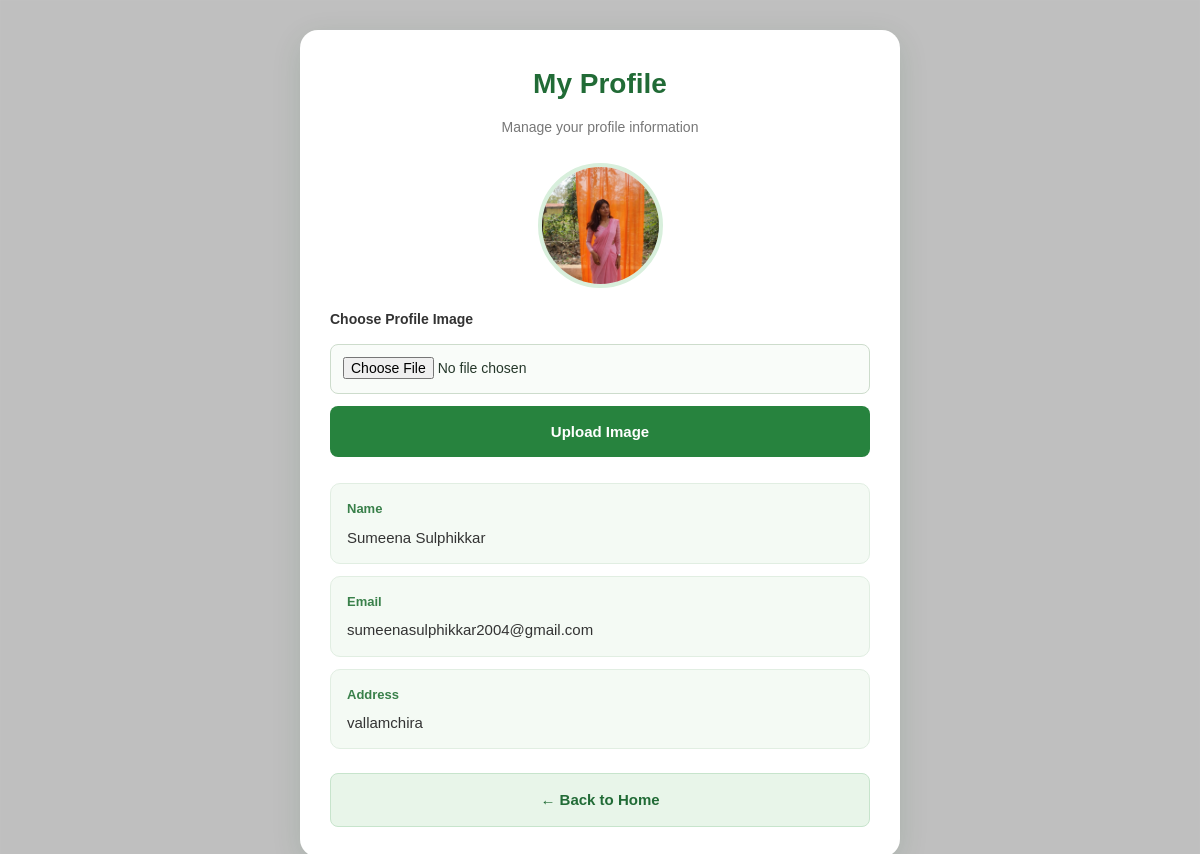
/profile/ (signed in), run on the app's committed database.
### plantnurseryapp/models.py (models this page shows, shortened)
class TBL_USER(models.Model):
    name = models.CharField(max_length=50, default='')
    email = models.CharField(max_length=50, default='')
    password = models.CharField(max_length=50, default='')
    user_role = models.CharField(max_length=50, default='')
    address = models.CharField(max_length=50, default='')
    image = models.ImageField(
        upload_to='profile/',
        null=True,
        blank=True
    )
    email_verified = models.BooleanField(default=False)

### plantnurseryapp/views.py (the view)
# urls.py: path('profile/', views.profile, name='myprofile'),
def profile(request):
    if request.session.get('role') != 'user':
        return redirect('/login/')
    user = get_object_or_404(
        TBL_USER,
        id=request.session['id']
    )
    if request.method == 'POST':
        image = request.FILES.get('image')
        if image:
            user.image = image
            user.save()
    return render(
        request,
        'user/myprofile.html',
        {'user': user}
    )

### plantnurseryapp/templates/user/myprofile.html (shortened to what this page needs)
<!DOCTYPE html>
<html lang="en">
<head>
    {% load static %}
    <link rel="stylesheet"
          href="{% static 'css/style.css' %}?v=10">
</head>
<body class="my-profile-page">
    <div class="profile-box">
        <div class="profile-header">
            <h2>My Profile</h2>
            <p>Manage your profile information</p>
        </div>
        <div class="profile-image-section">
            {% if user.image %}
                <img src="{{ user.image.url }}"
                     class="profile-img"
                     alt="Profile Image">
            {% else %}
                <div class="no-image">
                    No Image
                </div>
            {% endif %}
        </div>
        <form method="POST"
              enctype="multipart/form-data"
              class="profile-form">
            <label for="profile-image">
                Choose Profile Image
            </label>
            <input type="file"
                   id="profile-image"
                   name="image"
                   accept="image/*"
                   required>
            <button type="submit" class="upload-btn">
                Upload Image
            </button>
        </form>
        <div class="user-details">
            <div class="detail-item">
                <span>Name</span>
                <p>{{ user.name }}</p>
            </div>
            <div class="detail-item">
                <span>Email</span>
                <p>{{ user.email }}</p>
            </div>
            <div class="detail-item">
                <span>Address</span>
                <p>{{ user.address|default:"Not provided" }}</p>
            </div>
        </div>
        <a href="{% url 'userhome' %}" class="home-link">
            ← Back to Home
        </a>
    </div>
</body>
</html>

### data on the page
TBL_USER: image (picture), name "Sumeena Sulphikkar", email "sumeenasulphikkar2004@gmail.com", address "vallamchira"
